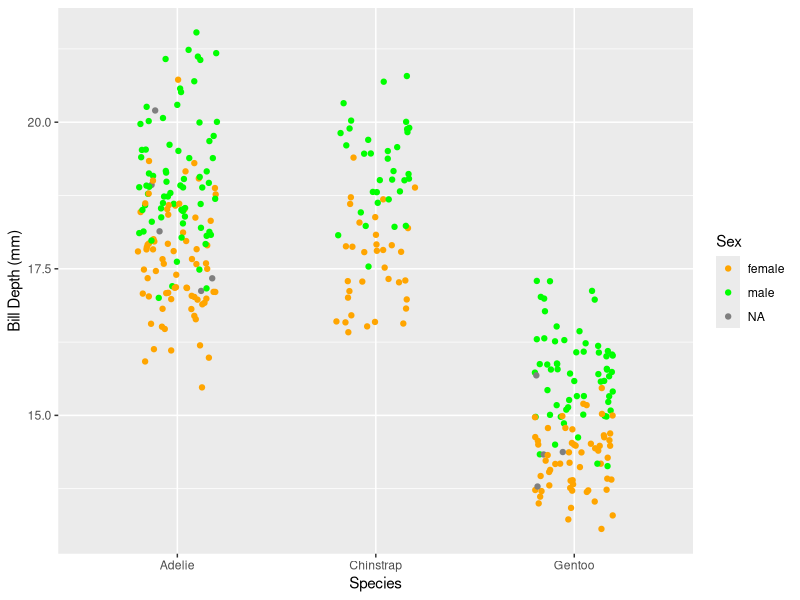
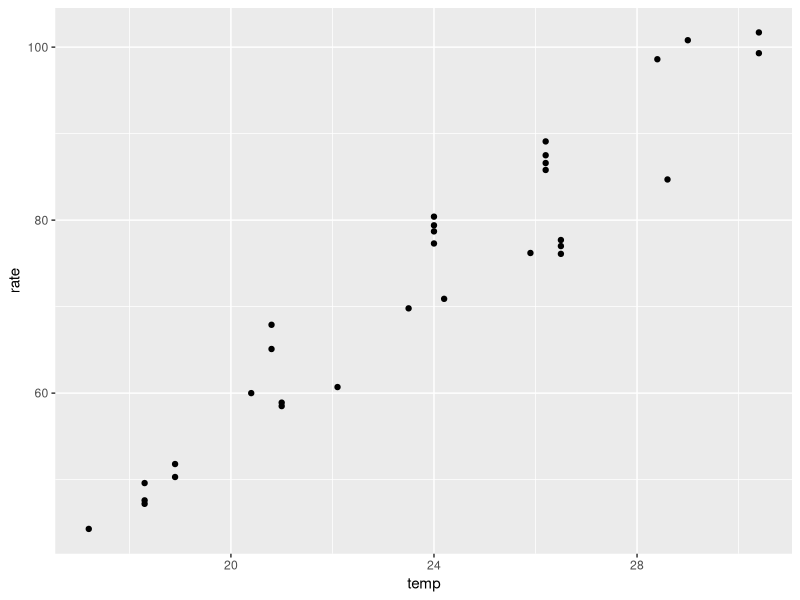

Source code (R) for these figures, in order:
## ---- chunk 1
#| echo: TRUE
#install.packages("palmerpenguins","tidyverse")
library(palmerpenguins)
library(tidyverse)

#Plot bill depth by species and sex
myPlot<-ggplot(data=penguins,aes(x=species,y=bill_depth_mm,color=sex))+
    geom_jitter(width=0.2) +
  scale_color_manual(values=c("Orange","Green"))+
    labs(x="Species",y="Bill Depth (mm)",color="Sex")

    myPlot
## ---- chunk 2
#| echo: TRUE
mean(penguins$body_mass_g,na.rm=TRUE)
median(penguins$flipper_length_mm,na.rm=TRUE)
## ---- chunk 3
#| echo: TRUE
library(modeldata)
ggplot(data=crickets,aes(x=temp,y=rate)) +
  geom_point()
